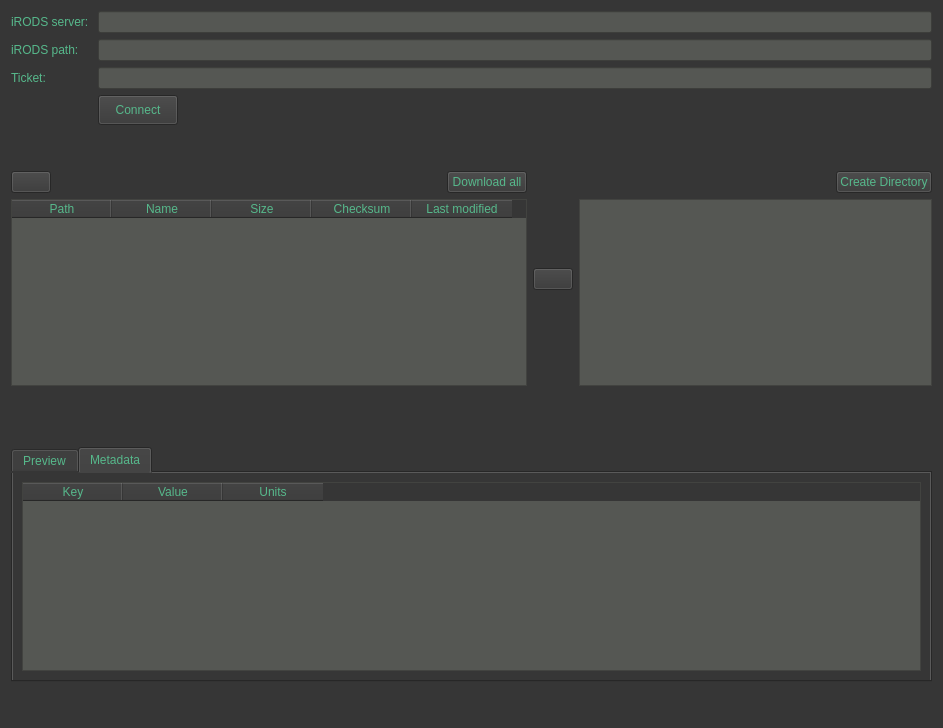
<?xml version="1.0" encoding="UTF-8"?>
<ui version="4.0">
 <class>tabTicketAccess</class>
 <widget class="QWidget" name="tabTicketAccess">
  <property name="geometry">
   <rect>
    <x>0</x>
    <y>0</y>
    <width>943</width>
    <height>728</height>
   </rect>
  </property>
  <property name="windowTitle">
   <string>Form</string>
  </property>
  <property name="styleSheet">
   <string notr="true">QWidget
{
	color: rgb(86, 184, 139);
	background-color: rgb(54, 54, 54);
	selection-background-color: rgb(58, 152, 112);
}

QTableWidget
{
	background-color: rgb(85, 87, 83);
}

QTreeView
{
  background-color: rgb(85, 87, 83);	

}

QLineEdit
{
background-color: rgb(85, 87, 83);
}

QLabel#infoLabel
{
	color: rgb(217, 174, 23);
}


</string>
  </property>
  <layout class="QVBoxLayout" name="verticalLayout">
   <item>
    <layout class="QFormLayout" name="formLayout">
     <item row="0" column="0">
      <widget class="QLabel" name="label_3">
       <property name="text">
        <string>iRODS server: </string>
       </property>
      </widget>
     </item>
     <item row="0" column="1">
      <widget class="QLineEdit" name="serverEdit"/>
     </item>
     <item row="1" column="0">
      <widget class="QLabel" name="label_2">
       <property name="text">
        <string>iRODS path: </string>
       </property>
      </widget>
     </item>
     <item row="1" column="1">
      <widget class="QLineEdit" name="pathEdit"/>
     </item>
     <item row="2" column="0">
      <widget class="QLabel" name="label">
       <property name="text">
        <string>Ticket:</string>
       </property>
      </widget>
     </item>
     <item row="2" column="1">
      <widget class="QLineEdit" name="ticketEdit"/>
     </item>
     <item row="3" column="1">
      <layout class="QHBoxLayout" name="horizontalLayout">
       <item>
        <widget class="QPushButton" name="connectButton">
         <property name="minimumSize">
          <size>
           <width>30</width>
           <height>30</height>
          </size>
         </property>
         <property name="text">
          <string>Connect</string>
         </property>
        </widget>
       </item>
       <item>
        <spacer name="horizontalSpacer_2">
         <property name="orientation">
          <enum>Qt::Horizontal</enum>
         </property>
         <property name="sizeHint" stdset="0">
          <size>
           <width>40</width>
           <height>20</height>
          </size>
         </property>
        </spacer>
       </item>
      </layout>
     </item>
    </layout>
   </item>
   <item>
    <widget class="QLabel" name="infoLabel">
     <property name="text">
      <string/>
     </property>
    </widget>
   </item>
   <item>
    <spacer name="verticalSpacer_3">
     <property name="orientation">
      <enum>Qt::Vertical</enum>
     </property>
     <property name="sizeType">
      <enum>QSizePolicy::MinimumExpanding</enum>
     </property>
     <property name="sizeHint" stdset="0">
      <size>
       <width>20</width>
       <height>20</height>
      </size>
     </property>
    </spacer>
   </item>
   <item>
    <layout class="QHBoxLayout" name="horizontalLayout_3">
     <item>
      <layout class="QVBoxLayout" name="verticalLayout_6">
       <item>
        <layout class="QHBoxLayout" name="horizontalLayout_5">
         <item>
          <widget class="QPushButton" name="homeButton">
           <property name="text">
            <string/>
           </property>
           <property name="icon">
            <iconset>
             <normaloff>../icons/home.png</normaloff>../icons/home.png</iconset>
           </property>
          </widget>
         </item>
         <item>
          <spacer name="horizontalSpacer_4">
           <property name="orientation">
            <enum>Qt::Horizontal</enum>
           </property>
           <property name="sizeHint" stdset="0">
            <size>
             <width>40</width>
             <height>20</height>
            </size>
           </property>
          </spacer>
         </item>
         <item>
          <widget class="QPushButton" name="downloadAllButton">
           <property name="text">
            <string>Download all</string>
           </property>
          </widget>
         </item>
        </layout>
       </item>
       <item>
        <widget class="QTableWidget" name="collTable">
         <property name="sizeAdjustPolicy">
          <enum>QAbstractScrollArea::AdjustToContents</enum>
         </property>
         <property name="editTriggers">
          <set>QAbstractItemView::NoEditTriggers</set>
         </property>
         <property name="selectionMode">
          <enum>QAbstractItemView::SingleSelection</enum>
         </property>
         <property name="selectionBehavior">
          <enum>QAbstractItemView::SelectRows</enum>
         </property>
         <column>
          <property name="text">
           <string>Path</string>
          </property>
         </column>
         <column>
          <property name="text">
           <string>Name</string>
          </property>
         </column>
         <column>
          <property name="text">
           <string>Size</string>
          </property>
         </column>
         <column>
          <property name="text">
           <string>Checksum</string>
          </property>
         </column>
         <column>
          <property name="text">
           <string>Last modified</string>
          </property>
         </column>
        </widget>
       </item>
      </layout>
     </item>
     <item>
      <layout class="QVBoxLayout" name="verticalLayout_4">
       <item>
        <spacer name="verticalSpacer_5">
         <property name="orientation">
          <enum>Qt::Vertical</enum>
         </property>
         <property name="sizeHint" stdset="0">
          <size>
           <width>20</width>
           <height>40</height>
          </size>
         </property>
        </spacer>
       </item>
       <item>
        <widget class="QPushButton" name="downloadButton">
         <property name="text">
          <string/>
         </property>
         <property name="icon">
          <iconset>
           <normaloff>../icons/arrow-right.png</normaloff>../icons/arrow-right.png</iconset>
         </property>
         <property name="iconSize">
          <size>
           <width>30</width>
           <height>30</height>
          </size>
         </property>
        </widget>
       </item>
       <item>
        <spacer name="verticalSpacer_4">
         <property name="orientation">
          <enum>Qt::Vertical</enum>
         </property>
         <property name="sizeHint" stdset="0">
          <size>
           <width>20</width>
           <height>40</height>
          </size>
         </property>
        </spacer>
       </item>
      </layout>
     </item>
     <item>
      <layout class="QVBoxLayout" name="verticalLayout_5">
       <item>
        <layout class="QHBoxLayout" name="horizontalLayout_4">
         <item>
          <spacer name="horizontalSpacer_3">
           <property name="orientation">
            <enum>Qt::Horizontal</enum>
           </property>
           <property name="sizeHint" stdset="0">
            <size>
             <width>40</width>
             <height>20</height>
            </size>
           </property>
          </spacer>
         </item>
         <item>
          <widget class="QPushButton" name="createDirectoryButton">
           <property name="text">
            <string>Create Directory</string>
           </property>
          </widget>
         </item>
        </layout>
       </item>
       <item>
        <widget class="QTreeView" name="localFsTreeView">
         <property name="selectionMode">
          <enum>QAbstractItemView::NoSelection</enum>
         </property>
         <property name="selectionBehavior">
          <enum>QAbstractItemView::SelectItems</enum>
         </property>
        </widget>
       </item>
      </layout>
     </item>
    </layout>
   </item>
   <item>
    <layout class="QHBoxLayout" name="horizontalLayout_2">
     <item>
      <spacer name="horizontalSpacer">
       <property name="orientation">
        <enum>Qt::Horizontal</enum>
       </property>
       <property name="sizeHint" stdset="0">
        <size>
         <width>40</width>
         <height>20</height>
        </size>
       </property>
      </spacer>
     </item>
    </layout>
   </item>
   <item>
    <spacer name="verticalSpacer">
     <property name="orientation">
      <enum>Qt::Vertical</enum>
     </property>
     <property name="sizeType">
      <enum>QSizePolicy::Maximum</enum>
     </property>
     <property name="sizeHint" stdset="0">
      <size>
       <width>20</width>
       <height>40</height>
      </size>
     </property>
    </spacer>
   </item>
   <item>
    <widget class="QTabWidget" name="tabWidget">
     <property name="currentIndex">
      <number>1</number>
     </property>
     <widget class="QWidget" name="tab">
      <attribute name="title">
       <string>Preview</string>
      </attribute>
      <layout class="QVBoxLayout" name="verticalLayout_3">
       <item>
        <widget class="QTextBrowser" name="previewBrowser"/>
       </item>
      </layout>
     </widget>
     <widget class="QWidget" name="tab_2">
      <attribute name="title">
       <string>Metadata</string>
      </attribute>
      <layout class="QVBoxLayout" name="verticalLayout_2">
       <item>
        <widget class="QTableWidget" name="metadataTable">
         <property name="editTriggers">
          <set>QAbstractItemView::NoEditTriggers</set>
         </property>
         <property name="selectionMode">
          <enum>QAbstractItemView::NoSelection</enum>
         </property>
         <column>
          <property name="text">
           <string>Key</string>
          </property>
         </column>
         <column>
          <property name="text">
           <string>Value</string>
          </property>
         </column>
         <column>
          <property name="text">
           <string>Units</string>
          </property>
         </column>
        </widget>
       </item>
      </layout>
     </widget>
    </widget>
   </item>
   <item>
    <spacer name="verticalSpacer_2">
     <property name="orientation">
      <enum>Qt::Vertical</enum>
     </property>
     <property name="sizeType">
      <enum>QSizePolicy::Maximum</enum>
     </property>
     <property name="sizeHint" stdset="0">
      <size>
       <width>20</width>
       <height>40</height>
      </size>
     </property>
    </spacer>
   </item>
  </layout>
 </widget>
 <resources/>
 <connections/>
</ui>
